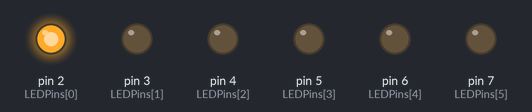
The sketch below on a simulated Arduino Uno, built with avr-gcc and run on an emulated ATmega328P. Shown: output pins drawn as LEDs (lit = HIGH).

Above: at 0.1 s.
At 0.5 s:
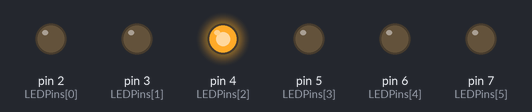
At 0.9 s:
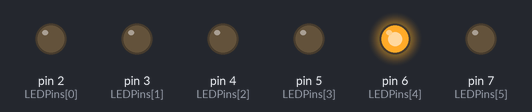
At 1.1 s:
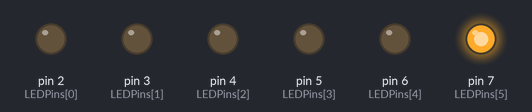
At 1.9 s:
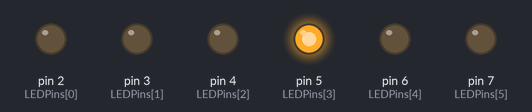
At 2.7 s:
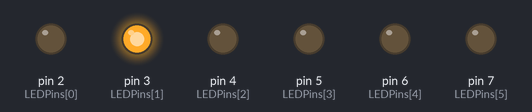
Timing chart, 0 to 3.0 s (numbered marks = the images above):
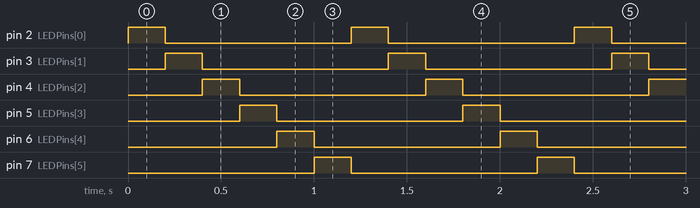

The sketch:

larson_scanner_rbt1731_2_.ino
```cpp
//Larson Scanner 2, RBT173
//Brandon Ackerman

boolean firstOn; //use this for the reverse thing
int LEDOn;
int LEDPins[6] = {2,3,4,5,6,7};
/////////////////////////////////

void setup()
{

  for (int i = 0; i < 6; i++)
  {
    pinMode(LEDPins[i], OUTPUT);
  }
       LEDOn = 2;

      firstOn = true; //use this for the reverse thing

}

///////////////////////////////////

void loop()

//use this for the reverse thing
// {
//if (firstOn)
// {
//   digitalWrite(2, HIGH);
// }
// else
// {
//   digitalWrite (2, LOW);
// }
// if (!firstOn)
// {
//   digitalWrite (3, HIGH);
// }
// else
// {
//   digitalWrite (3, LOW);
// }
// delay (1000);
// firstOn = !firstOn;
// }

{
    for(LEDOn=2; LEDOn <8; LEDOn++)
    {
    digitalWrite(LEDOn, HIGH);
    delay(200); // Wait for 1000 millisecond(s)
    digitalWrite(LEDOn, LOW);
    }
}
```

Measured:
- by itself, pin 2 (LEDPins[0]), pin 3 (LEDPins[1]), pin 4 (LEDPins[2]), pin 5 (LEDPins[3]), pin 6 (LEDPins[4]), pin 7 (LEDPins[5]): alternates HIGH for 0.20 s and LOW for 1.0 s
- by itself, everything shown: repeats every 1.2 s, in 6 steps
